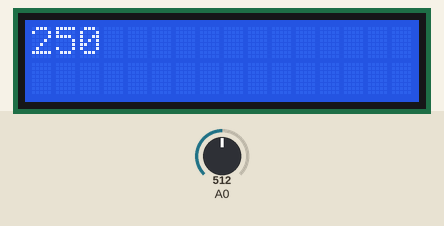
Recording of a sketch running on a simulated Arduino Uno, built with avr-gcc and run on an emulated ATmega328P. Shown: 16×2 character LCD. Inputs (shaded band) come from the test bench; at power-on: A0 = 512.

Above: at 1.2 s.
1.3 s: A0 set to 716
At 2.5 s:
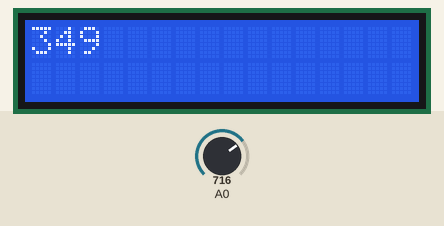
2.8 s: A0 set to 900
At 3.9 s:
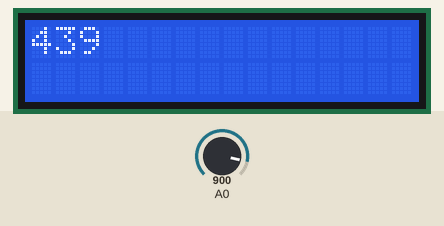
4.3 s: A0 set to 1023
At 5.1 s:
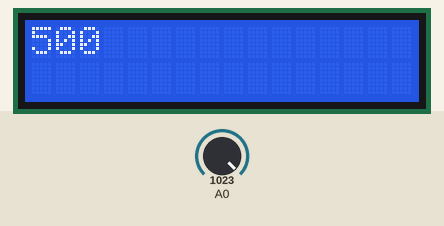
Timing chart, 0 to 7.3 s (numbered marks = the images above; inputs shaded):
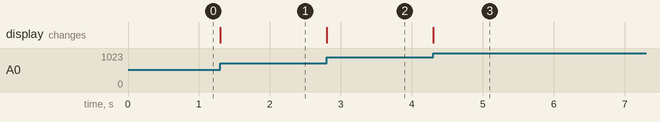

The sketch:

tempLCD.ino
```cpp
#include <LiquidCrystal.h>
int rs = 8;
int en = 9;
int d4 = 10;
int d5 = 11;
int d6 = 12;
int d7 = 13;
LiquidCrystal lcd (rs, en, d4, d5, d6, d7);
void setup() {
  pinMode(A0, INPUT);
  lcd.begin(16, 2);
  lcd.clear();
}

void loop() {
  int temp = (analogRead (A0) * 5.0 / 1023.0) * 100;
  lcd.setCursor(0, 0);
  lcd.print(temp);
}
```

Measured:
- after the input at 1.3 s, the display: changes at once (image 1)
- after the input at 2.8 s, the display: changes at once (image 2)
- after the input at 4.3 s, the display: changes at once (image 3)
